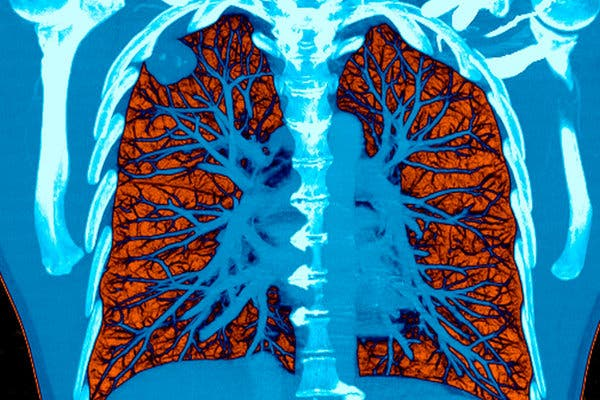
%> input picture lung.jpeg, 600 x 400 px
$ octave proj.m   (GNU Octave 9; MATLAB toolbox functions it lacks are replaced by stand-ins)
%> lines starting %> are read from the running program, lines starting %| are printed output that depends on the picture
clc;
close all;
clear all;
img = imread('lung.jpeg'); % Read image
%> img is the input picture: size 400x600x3 uint8; mean R, G, B 55.9, 120.2, 149.6
red = img(:,:,1); % Red channel
green = img(:,:,2); % Green channel
blue = img(:,:,3); % Blue channel

%salt and pepper-noise added to each component of color image
J1 = imnoise(red,'salt & pepper',0.01);
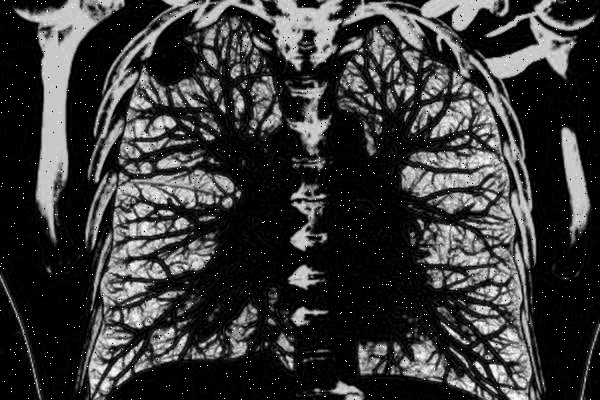
%> J1: size 400x600 uint8; min 0, max 255, mean 56.7
subplot(3,4,1);imshow(J1(240:400,1:240));
J2 = imnoise(green,'salt & pepper',0.01);
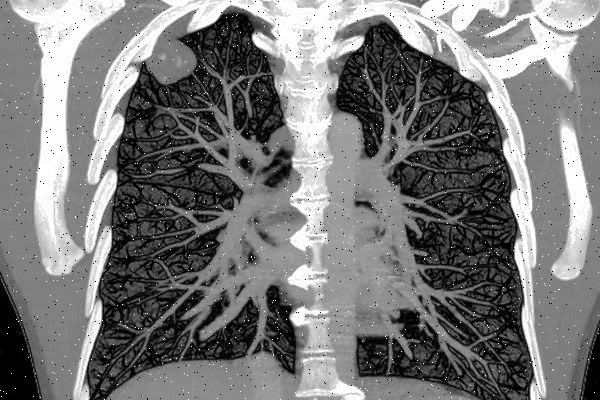
%> J2: size 400x600 uint8; min 0, max 255, mean 120.2; mean of the top-left, top-right, bottom-left and bottom-right quarters 130.2, 139.5, 99, 112.2
subplot(3,4,5);imshow(J2(240:400,1:240));
J3 = imnoise(blue,'salt & pepper',0.01);
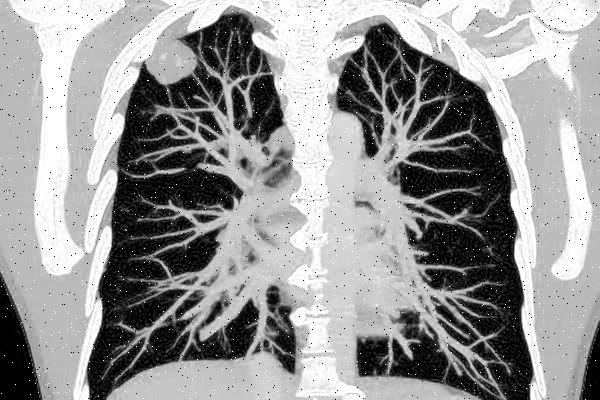
%> J3: size 400x600 uint8; min 0, max 255, mean 149.4
subplot(3,4,9);imshow(J3(240:400,1:240));

%remove noise using median filter
K1 = medfilt2(red);
subplot(3,4,2);imshow(K1(240:400,1:240));
K2 = medfilt2(green);
subplot(3,4,6);imshow(K2(240:400,1:240));
K3 = medfilt2(blue);
subplot(3,4,10);imshow(K3(240:400,1:240));
%> after `imshow(K3(240:400,1:240))`:
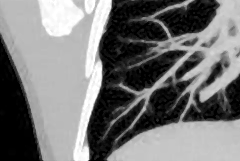
%> displayed picture: size 161x240, on the screen's scale of 0 to 255; min 0, max 255, mean 118.6

%subtract noise-free image obtained from filtering from noise added image
%to get a noise pattern
S1 = imsubtract(J1,K1);
subplot(3,4,3);imshow(S1);
S2 = imsubtract(J2,K2);
subplot(3,4,7);imshow(S2);
S3 = imsubtract(J3,K3);
subplot(3,4,11);imshow(S3);

%pattern obtained by subtracting noise free image obtained by filterng from
%the original image
Sa = imsubtract(red,K1);
subplot(3,4,4);imshow(Sa);
Sb = imsubtract(green,K2);
subplot(3,4,8);imshow(Sb);
Sc = imsubtract(blue,K3);
subplot(3,4,12);imshow(Sc);

% The function takes above two noise patterns as argument and using edge detection
% checks whether they are same or not.

l=ait_picmatch(S1,Sa);
%> in ait_picmatch, `edge_det_pic1 = edge(pic1,'prewitt');`:
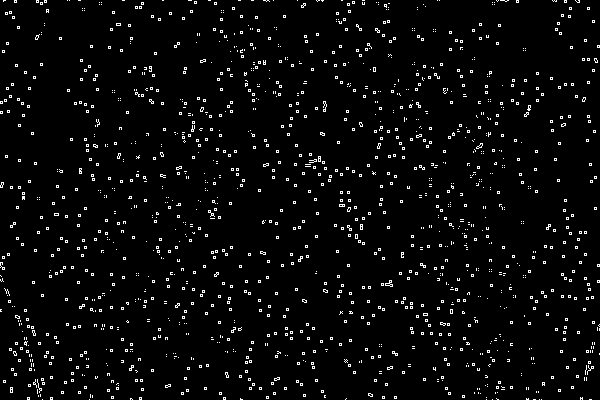
%> edge_det_pic1: size 400x600 logical; 3.7% white in thin lines or dots
%> in ait_picmatch, `edge_det_pic2 = edge(pic2,'prewitt');`: edge_det_pic2: size 400x600 logical; 5.3% white in thin lines or dots
%> after the loop in ait_picmatch, `for a = 1:1:x`: black_points = 231120; white_points = 8880
%> after the loop in ait_picmatch, `for i = 1:1:x`: matched_data = 1312
%> in ait_picmatch, `total_data = white_points;`: total_data = 8880
%> in ait_picmatch, `total_matched_percentage_noise_pattern = (matched_data/total_data)*100;`: total_matched_percentage_noise_pattern = 14.77
%> l = 14.77
m=ait_picmatch(S2,Sb);
%> in ait_picmatch (call 2), `edge_det_pic1 = edge(pic1,'prewitt');`: edge_det_pic1: size 400x600 logical; 3.5% white in thin lines or dots
%> in ait_picmatch (call 2), `edge_det_pic2 = edge(pic2,'prewitt');`:
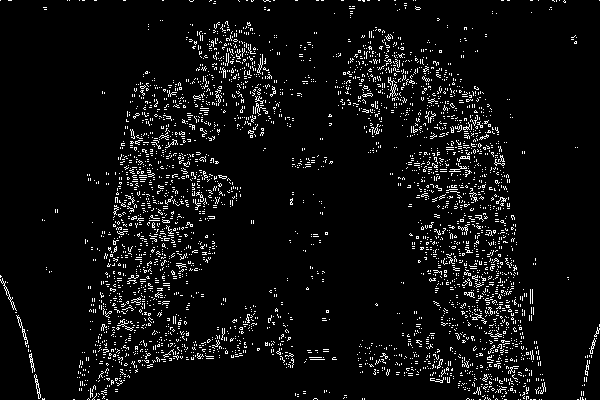
%> edge_det_pic2: size 400x600 logical; 5.6% white in thin lines or dots
%> after the loop in ait_picmatch (call 2), `for a = 1:1:x`: black_points = 231668; white_points = 8332
%> after the loop in ait_picmatch (call 2), `for i = 1:1:x`: matched_data = 1767
%> in ait_picmatch (call 2), `total_data = white_points;`: total_data = 8332
%> in ait_picmatch (call 2), `total_matched_percentage_noise_pattern = (matched_data/total_data)*100;`: total_matched_percentage_noise_pattern = 21.21
%> m = 21.21
n=ait_picmatch(S3,Sc);
%> in ait_picmatch (call 3), `edge_det_pic1 = edge(pic1,'prewitt');`: edge_det_pic1: size 400x600 logical; 2.8% white in thin lines or dots
%> in ait_picmatch (call 3), `edge_det_pic2 = edge(pic2,'prewitt');`:
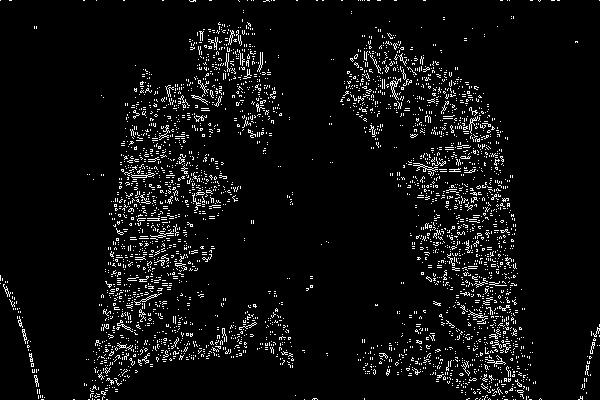
%> edge_det_pic2: size 400x600 logical; 5.5% white in thin lines or dots
%> after the loop in ait_picmatch (call 3), `for a = 1:1:x`: black_points = 233381; white_points = 6619
%> after the loop in ait_picmatch (call 3), `for i = 1:1:x`: matched_data = 2002
%> in ait_picmatch (call 3), `total_data = white_points;`: total_data = 6619
%> in ait_picmatch (call 3), `total_matched_percentage_noise_pattern = (matched_data/total_data)*100;`: total_matched_percentage_noise_pattern = 30.25
%> n = 30.25
disp('percentage match of red component of noise patterns');
disp(l);
%| 14.775
disp('percentage match of green component of noise patterns');
disp(m);
%| 21.207
disp('percentage match of blue component of noise patterns');
disp(n);
%| 30.246
percent=(l+m+n)/3;
%> percent = 22.08
disp('average of pecentage match of the three noise patterns');
disp(percent);
%| 22.076

if(percent>=90) %since 90% obtained for very little noise while trnsmission which can be negligible
    disp(' Hence the pictures have been matched, SAME PICTURES ');
else
    disp(' Hence the pictures have not been matched, DIFFERENT PICTURES ');
end

function result=ait_picmatch(pic1,pic2)
[x,y,z] = size(pic1);
if(z==1)
    ;
else
    pic1 = rgb2gray(pic1);
end
[x,y,z] = size(pic2);
if(z==1)
    ;
else
    pic2 = rgb2gray(pic2);
end
%applying edge detection on first noise pattern
%so that we obtain white and black points and edges of the objects present
%in the pattern.
edge_det_pic1 = edge(pic1,'prewitt');

%applying edge detection on second noise pattern
%so that we obtain white and black points and edges of the objects present
%in the pattern.
edge_det_pic2 = edge(pic2,'prewitt');

%initialization of different variables used
matched_data = 0;
white_points = 0;
black_points = 0;

%for loop used for detecting black and white points in the picture.
for a = 1:1:x
    for b = 1:1:y
        if(edge_det_pic1(a,b)==1)
            white_points = white_points+1;
        else
            black_points = black_points+1;
        end
    end
end
%for loop comparing the white (edge points) in the two pictures
for i = 1:1:x
    for j = 1:1:y
        if(edge_det_pic1(i,j)==1)&(edge_det_pic2(i,j)==1)
            matched_data = matched_data+1;
            else
                ;
        end
    end
end

%calculating percentage matching.
total_data = white_points;
total_matched_percentage_noise_pattern = (matched_data/total_data)*100;
result=total_matched_percentage_noise_pattern; %returning the result percentage match between the noise patterns
end
